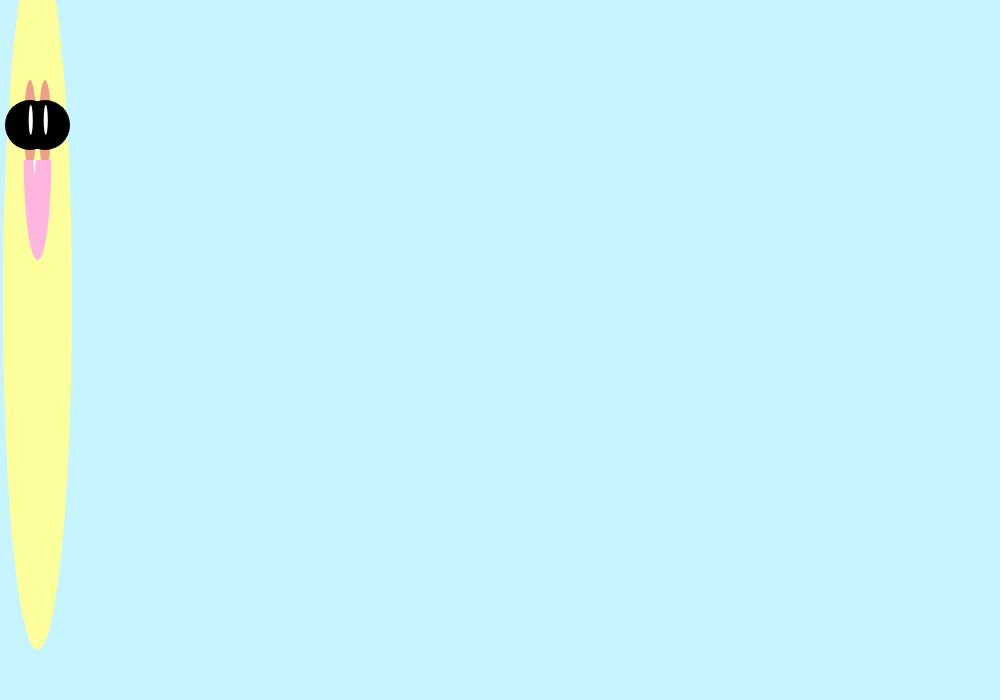
Frame 1 (no input)
Frame 60 (no input): identical to frame 1, image omitted
Frame 120 (the mouse pressed at the canvas centre since frame 60): identical to frame 1, image omitted

The p5.js sketch that drew this single still picture (run headless with seeded random() and noise() and a simulated clock; from frame 60 on, the mouse is pressed at the canvas centre):

// p5.js sketch
// ── sketch.js
//create array
let nums = [30,55,100,200,400];

function setup() {
createCanvas(1000,700);
}

function draw() {

//make background
background( 'rgb(199, 245, 255)' );

//add monsters
createMonster(nums[0],nums[3],nums[1],nums[4]);
}

function createMonster(x,y,w,h) {
//body and head
  fill('rgb(253, 255, 156)');
  stroke('rgb(253, 255, 156)');
  strokeWeight();
  ellipse(x * 1.25,y * 1.5, w * 1.25,h * 1.75)
  ellipse(x * 1.25,y * .75,w,h);

//eyes
  fill('rgb(241, 159, 141)');
  stroke('rgb(241, 159, 141)');
  strokeWeight();
  ellipse(x, y * .625, w * .225, h * .225);
  ellipse(x * 1.5, y * .625, w * .225, h * .225);

//mouth
  fill('rgb(255, 181, 221)');
  stroke('rgb(255, 181, 221)');
  strokeWeight();
  arc( x * 1.25, y * .8, w/2, h/2, 0, PI );

//tooth
  fill('white');
  stroke('white');
  strokeWeight();
  triangle(x * 1.15, y * .875, x * 1.2, y * .8, x * 1.1, y * .8);

//pupils
  fill('black');
  stroke('black');
  strokeWeight(h * .125)
  point(x, y * .625);
  point(x * 1.5, y * .625);

//eye shine
  fill('white');
  stroke('white');
  strokeWeight();
  ellipse(x * 1.025,y * .6,w * .075,h * .075);
  ellipse(x * 1.525, y * .6, w * .075, h * .075);
}
